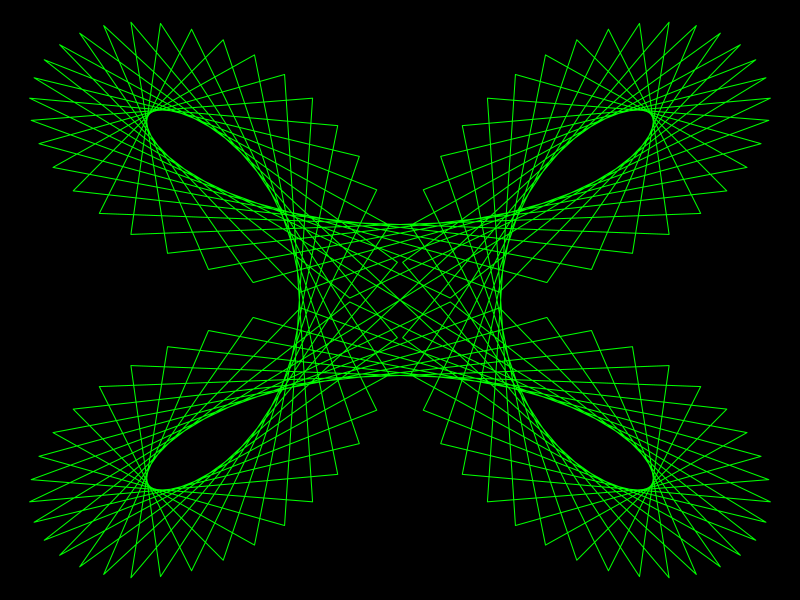

Reproduce this figure in R.
# maurer rose
# turn it in a function of n & d
maurer <- function(n,d){
#d angle in degrees 


#k sequence with 361 angles
k = seq(0,360*d*pi/180,d*pi/180) # d should be in degrees 

# r 
r = sin(n*k)

#polar form = (sin(nk),k)
# x coordinate
x = r*cos(k) # this is cartesian coordinate
# y coordinate
y = r*sin(k)
# lets customize it
#par function is for parameters
par(bg='black') # black background
par(mar=rep(0,4)) # remove margins

#plotting
plot(x,y,type='l',col='green') #type l is important
}
# calling the function
maurer(2,39)
# draw other roses

# Video -- https://www.youtube.com/watch?v=L5NxsCxebd4
